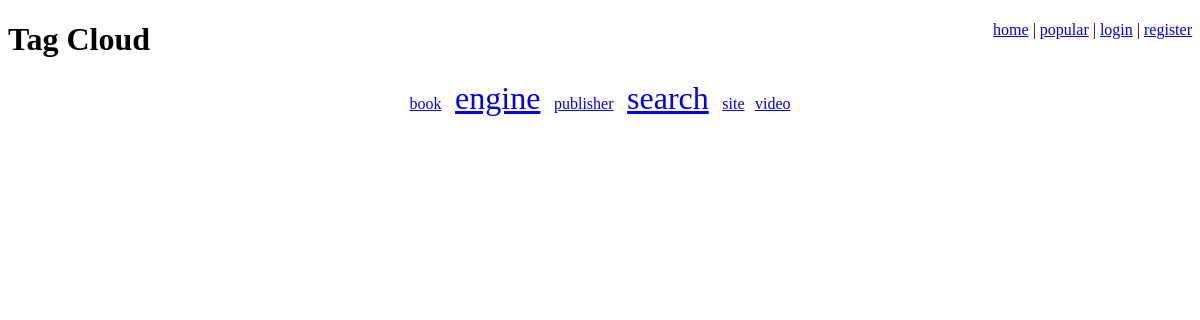
The page /tag/ on the database as committed earlier.
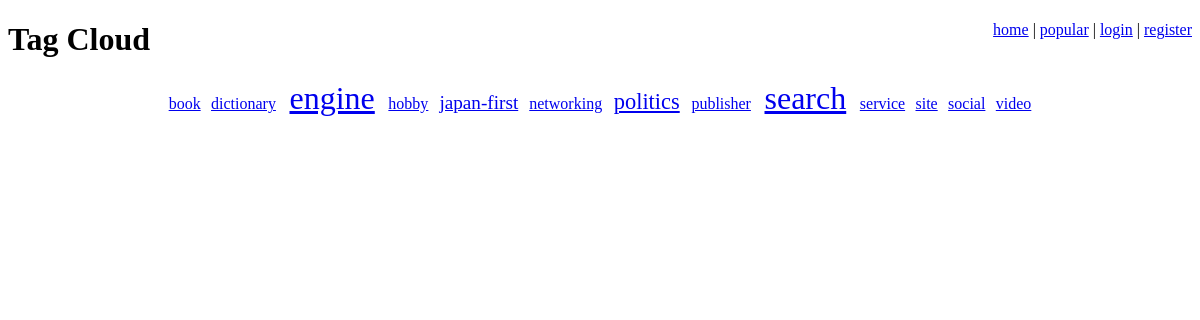
The same page on the database as committed later.
### bookmarks/models.py (models this page shows, shortened)
class Tag(models.Model):
    name = models.CharField(max_length=64, unique=True)
    bookmarks = models.ManyToManyField(Bookmark)

### bookmarks/views.py (the view)
# urls.py: url(r'^tag/$', tag_cloud_page, name='tag_cloud_page'),
def tag_cloud_page(request):
    MAX_WEIGHT = 5
    tags = Tag.objects.order_by('name')
    min_count = max_count = tags[0].bookmarks.count()
    for tag in tags:
        tag.count = tag.bookmarks.count()
        if tag.count < min_count:
            min_count = tag.count
        if max_count < tag.count:
            max_count = tag.count
    range = max_count - min_count
    if range == 0:
        range = 1
    for tag in tags:
        tag.weight = int(
            MAX_WEIGHT * (tag.count - min_count) / range
        )
    context = {'tags': tags}
    return render(request, 'tag_cloud_page.djhtml', context)

### bookmarks/templates/tag_cloud_page.djhtml (shortened to what this page needs)
{% extends "base.djhtml" %}
{% block head %}Tag Cloud{% endblock %}
{% block content %}
    <div id="tag-cloud">
	{% for tag in tags %}
	    <a href="/tag/{{ tag.name|urlencode }}/"
		     class="tag-cloud-{{ tag.weight }}">
		{{ tag.name|escape }}</a>
	{% endfor %}
    </div>
{% endblock %}

Rows that differ between the two databases and show on the page:
added Tag: name "dictionary"
added Tag: name "hobby"
added Tag: name "japan-first"
added Tag: name "networking"
added Tag: name "politics"
added Tag: name "service"
added Tag: name "social"
